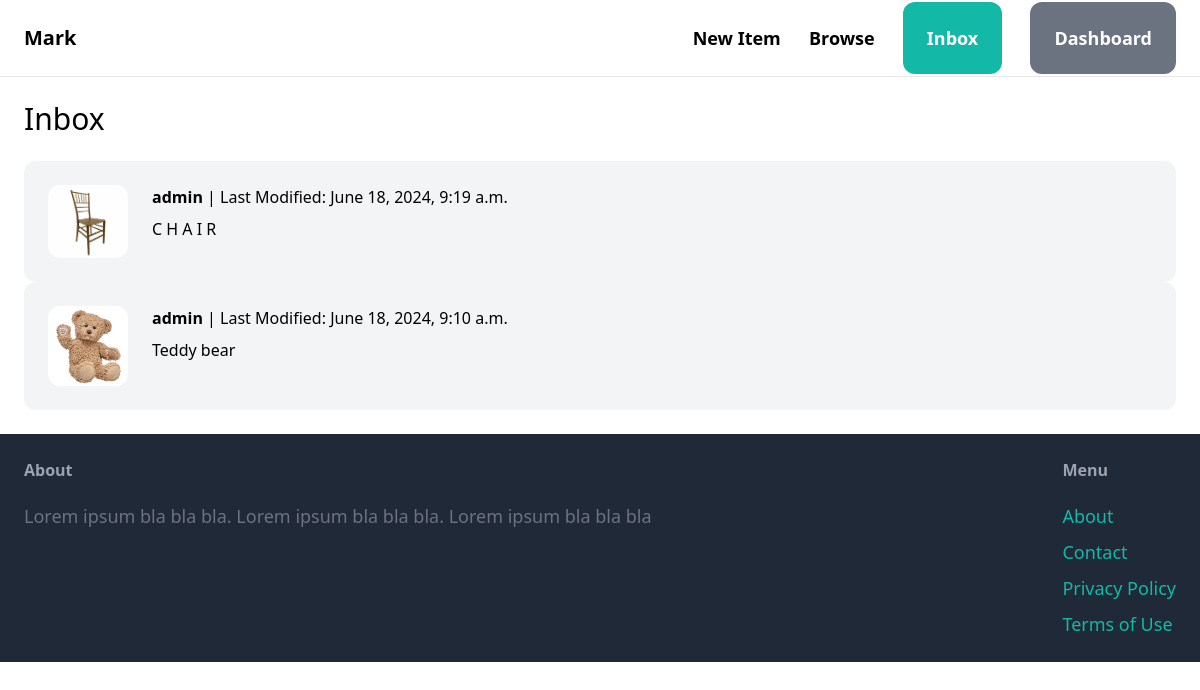
Screenshot of /inbox/ (signed in) with the database file from the repository.
### conversation/models.py (models this page shows)
class Conversation(models.Model):
    item = models.ForeignKey(Item, related_name='conversations', on_delete=models.CASCADE)
    members = models.ManyToManyField(User, related_name='conversations')
    created_at = models.DateTimeField(auto_now_add=True)
    modified_at = models.DateTimeField(auto_now=True)
    class Meta:
        ordering = ('-modified_at',)

### item/models.py (models this page shows, shortened)
class Item(models.Model):
    category = models.ForeignKey(Category,related_name='items',on_delete=models.CASCADE)
    name=models.CharField(max_length=255)
    description = models.TextField(blank=True, null=True)
    price = models.FloatField()
    image = models.ImageField(upload_to='item_images',blank=True,null=True)
    is_sold=models.BooleanField(default=False)
    created_by =models.ForeignKey(User, related_name='items',on_delete=models.CASCADE)
    created_at=models.DateTimeField(auto_now_add=True)

### conversation/views.py (the view)
# urls.py: path('inbox/', include('conversation.urls')),
@login_required
def inbox(request):
    conversations = Conversation.objects.filter(members__in=[request.user.id])
    return render(request,'conversation/inbox.html',{
        'conversations':conversations
    })

### conversation/templates/conversation/inbox.html (shortened to what this page needs)
{% extends 'core/base.html' %}
{% block content %}
    <h1 class="mb-6 text-3xl">Inbox</h1>
    <div class="space-y-6">
        {% for conversation in conversations %}
            <a href="{% url 'conversation:detail' conversation.id %}">
                <div class="p-6 flex bg-gray-100 rounded-xl">
                    <div class="pr-6">
                        {% if conversation.item.image %}
                            <img src="{{ conversation.item.image.url }}" class="w-20 rounded-xl">
                        {% else %}
                            <div class="w-20 h-20 bg-gray-300 rounded-xl"></div>
                        {% endif %}
                    </div>
                    <div>
                        {% for member in conversation.members.all %}
                            {% if member != request.user %}
                                <p class="mb-2"><strong>{{ member.username }}</strong> | Last Modified: {{ conversation.modified_at }}</p>
                            {% endif %}
                        {% endfor %}
                        <p class="mb-2">{{ conversation.item.name }}</p>
                    </div>
                </div>
            </a>
        {% endfor %}
    </div>
{% endblock %}

### rows the page displays
Conversation: item.image (picture), modified_at "June 18, 2024, 9:19 a.m.", item.name "C H A I R"
Conversation: item.image (picture), modified_at "June 18, 2024, 9:10 a.m.", item.name "Teddy bear"

### other values shown
{{ member.username }} "admin"
